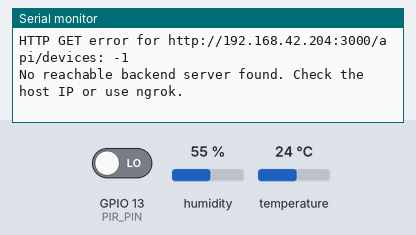
A program run on a simulated ESP32-S3. On the bench: the last lines printed to the serial monitor. Inputs (shaded band) come from the test bench; at power-on: GPIO 13 (PIR_PIN) LOW, humidity 55 %, temperature 24 °C. WiFi joins after 1.5 s; servers stay silent unless stated; uploads are accepted with an empty reply.

Above: at 5.1 s.
5.2 s: GPIO 13 (PIR_PIN) driven HIGH
At 6.3 s:
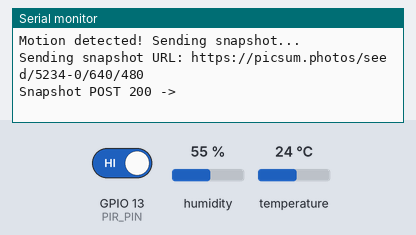
6.7 s: humidity set to 22 %
At 16.6 s:
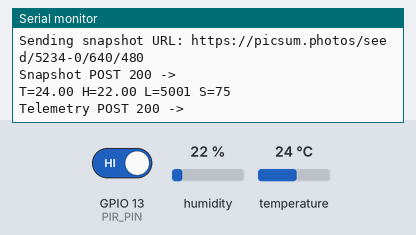
Timing chart, 0 to 18.1 s (numbered marks = the images above; inputs shaded):
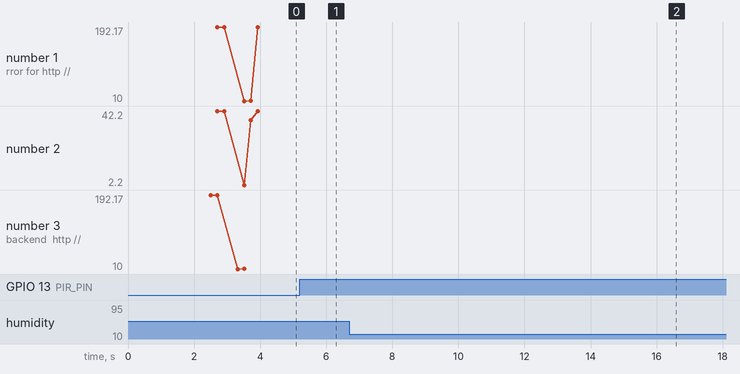

Measured:
- after the input at 5.2 s, the serial monitor: prints a new line at once (image 1)
- after the input at 6.7 s, the serial monitor: prints a new line after 8.3 s (image 2)

The program:

main.cpp
```cpp
#include <WiFi.h>
#include <HTTPClient.h>
#include <DHT.h>

// --- HW pins from diagram.json ---
#define DHT_PIN 15
#define DHT_TYPE DHT22
#define PIR_PIN 13
#define LDR_PIN 34
#define POT_PIN 35

// Configure these for your environment
const char* WIFI_SSID = "Wokwi-GUEST"; // Wokwi default guest network
const char* WIFI_PASS = "";

// Most reliable local backend address for this setup.
// Set this to the IP address of the Windows host running the backend.
const char* DEFAULT_SERVER_URL = "http://192.168.42.204:3000";

// Possible URLs to reach a local backend from Wokwi / VS Code simulation.
// Try the Windows host LAN IP first, then local container/host aliases.
const char* SERVER_CANDIDATES[] = {
  DEFAULT_SERVER_URL,
  "http://192.168.42.204:3000",
  "http://localhost:3000",
  "http://host.docker.internal:3000",
  "http://10.0.2.2:3000",
  "http://10.13.37.1:3000"
};
const int SERVER_CANDIDATES_COUNT = sizeof(SERVER_CANDIDATES) / sizeof(SERVER_CANDIDATES[0]);
String SERVER_URL = "";
int nextSnapshotImageId = 0;

const unsigned long TELEMETRY_INTERVAL_MS = 15000; // 15s

DHT dht(DHT_PIN, DHT_TYPE);

String macAddressString() {
  // Для симуляції можна задати фіксовану MAC через build flag: -D FIXED_MAC=\"AA:BB:CC:DD:EE:01\"
#ifdef FIXED_MAC
  return String(FIXED_MAC);
#else
  uint8_t mac[6];
  esp_read_mac(mac, ESP_MAC_WIFI_STA);
  char buf[18];
  sprintf(buf, "%02X:%02X:%02X:%02X:%02X:%02X", mac[0],mac[1],mac[2],mac[3],mac[4],mac[5]);
  return String(buf);
#endif
}

void wifiConnect() {
  Serial.print("Connecting to WiFi");
  WiFi.begin(WIFI_SSID, WIFI_PASS);
  unsigned long start = millis();
  while (WiFi.status() != WL_CONNECTED) {
    delay(500);
    Serial.print('.');
    if (millis() - start > 20000) break;
  }
  Serial.println();
  if (WiFi.status() == WL_CONNECTED) {
    Serial.print("WiFi connected, IP: ");
    Serial.println(WiFi.localIP());
  } else {
    Serial.println("WiFi not connected (continuing offline)");
  }
}

bool httpPostJson(const String &url, const String &json, int &outCode, String &outBody) {
  HTTPClient http;
  http.begin(url);
  http.addHeader("Content-Type", "application/json");
  outCode = http.POST(json);
  if (outCode > 0) {
    outBody = http.getString();
  } else {
    outBody = "";
    Serial.printf("HTTP POST error for %s: %d\n", url.c_str(), outCode);
  }
  http.end();
  return outCode > 0;
}

bool httpGet(const String &url, int &outCode, String &outBody) {
  HTTPClient http;
  http.begin(url);
  outCode = http.GET();
  if (outCode > 0) {
    outBody = http.getString();
  } else {
    outBody = "";
    Serial.printf("HTTP GET error for %s: %d\n", url.c_str(), outCode);
  }
  http.end();
  return outCode > 0;
}

bool testServerUrl(const String &baseUrl) {
  String url = baseUrl + "/api/devices";
  int code; String body;
  if (httpGet(url, code, body) && code == 200) {
    return true;
  }
  return false;
}

bool resolveServerUrl() {
  for (int i = 0; i < SERVER_CANDIDATES_COUNT; i++) {
    String candidate = String(SERVER_CANDIDATES[i]);
    Serial.printf("Trying backend: %s\n", candidate.c_str());
    if (testServerUrl(candidate)) {
      SERVER_URL = candidate;
      Serial.printf("Using backend: %s\n", SERVER_URL.c_str());
      return true;
    }
  }

  // Fallback to the known default backend URL if candidate probing fails.
  SERVER_URL = String(DEFAULT_SERVER_URL);
  Serial.printf("Falling back to default backend: %s\n", SERVER_URL.c_str());
  if (testServerUrl(SERVER_URL)) {
    Serial.println("Default backend is reachable.");
    return true;
  }

  return false;
}

bool ensureDeviceRegistered(const String &mac) {
  String url = SERVER_URL + "/api/devices/by-mac/" + mac;
  int code; String body;
  if (httpGet(url, code, body)) {
    if (code == 200) {
      Serial.println("Device exists on server");
      return true;
    }
  }

  // Try to create device
  String createUrl = SERVER_URL + "/api/devices";
  String payload = "{";
  payload += "\"roomId\":null,";
  payload += "\"name\":\"ESP32 Wokwi\",";
  payload += "\"macAddress\":\"" + mac + "\",";
  payload += "\"type\":\"multi_sensor\"";
  payload += "}";

  if (httpPostJson(createUrl, payload, code, body)) {
    Serial.printf("Register device response %d\n", code);
    if (code == 201 || code == 200) return true;
  }
  return false;
}

void sendSnapshot(const String &mac, const char* reason) {
  String url = SERVER_URL + "/api/snapshots";
  unsigned long timestamp = millis();
  String seed = String(timestamp) + "-" + String(nextSnapshotImageId++);
  String imageUrl = "https://picsum.photos/seed/" + seed + "/640/480";

  String payload = "{";
  payload += "\"macAddress\":\"" + mac + "\",";
  payload += "\"imageUrl\":\"" + imageUrl + "\",";
  payload += "\"reason\":\"" + String(reason) + "\"";
  payload += "}";

  Serial.printf("Sending snapshot URL: %s\n", imageUrl.c_str());
  int code; String body;
  if (httpPostJson(url, payload, code, body)) {
    Serial.printf("Snapshot POST %d -> %s\n", code, body.c_str());
  } else {
    Serial.printf("Snapshot POST failed to connect to %s\n", url.c_str());
  }
}

void sendTelemetry(const String &mac, float temperature, float humidity, int lightLevel, int soundLevel) {
  String url = SERVER_URL + "/api/telemetry";
  char buf[256];
  snprintf(buf, sizeof(buf),
    "{\"macAddress\":\"%s\",\"temperature\":%.2f,\"humidity\":%.2f,\"lightLevel\":%d,\"soundLevel\":%d}",
    mac.c_str(), temperature, humidity, lightLevel, soundLevel
  );
  String payload = String(buf);
  int code; String body;
  if (httpPostJson(url, payload, code, body)) {
    Serial.printf("Telemetry POST %d -> %s\n", code, body.c_str());
  } else {
    Serial.println("Telemetry POST failed to connect");
  }
}

void setup() {
  Serial.begin(115200);
  delay(1000);
  randomSeed(micros());
  dht.begin();
  pinMode(PIR_PIN, INPUT);
  Serial.println("Aquila ESP32 starting...");
  wifiConnect();

  String mac = macAddressString();
  Serial.print("MAC: "); Serial.println(mac);
  if (WiFi.status() == WL_CONNECTED) {
    if (!resolveServerUrl()) {
      Serial.println("No reachable backend server found. Check the host IP or use ngrok.");
    } else {
      if (!ensureDeviceRegistered(mac)) {
        Serial.println("Warning: device not registered on server");
      }
    }
  }
}

void loop() {
  static unsigned long lastTelemetry = 0;
  static int lastPirState = LOW;
  unsigned long now = millis();

  // PIR check (motion -> send snapshot)
  int pir = digitalRead(PIR_PIN);
  if (pir == HIGH && lastPirState == LOW) {
    Serial.println("Motion detected! Sending snapshot...");
    sendSnapshot(macAddressString(), "motion_detected");
  }
  lastPirState = pir;

  if (now - lastTelemetry >= TELEMETRY_INTERVAL_MS) {
    lastTelemetry = now;

    float temperature = dht.readTemperature();
    float humidity = dht.readHumidity();
    if (isnan(temperature) || isnan(humidity)) {
      Serial.println("Failed to read DHT sensor");
      temperature = 0; humidity = 0;
    }

    int rawLdr = analogRead(LDR_PIN);
    int lightLevel = map(rawLdr, 0, 4095, 0, 10000);

    int rawPot = analogRead(POT_PIN);
    int soundLevel = map(rawPot, 0, 4095, 0, 150);

    Serial.printf("T=%.2f H=%.2f L=%d S=%d\n", temperature, humidity, lightLevel, soundLevel);
    sendTelemetry(macAddressString(), temperature, humidity, lightLevel, soundLevel);
  }

  delay(100);
}
```
